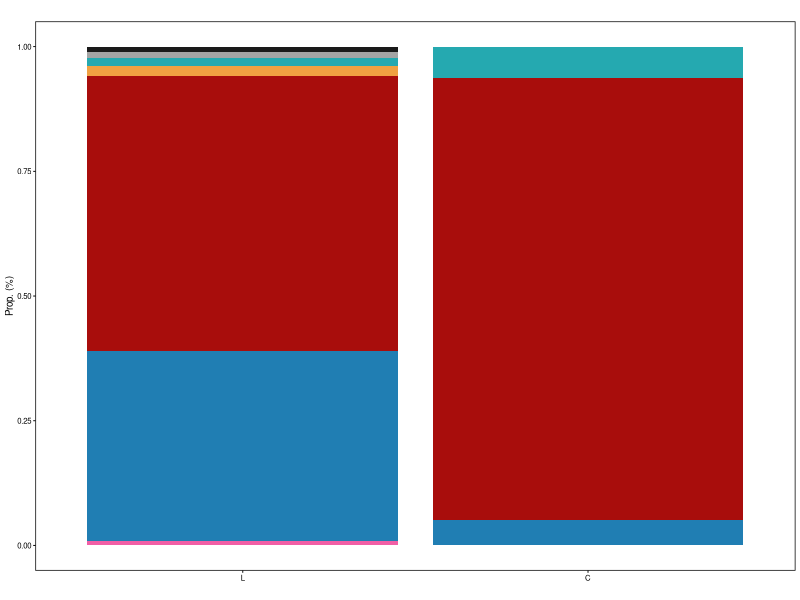

The R script that drew this image:
library(ggplot2)
library(reshape2)

countdf <- read.delim('cell_count.txt')
colnames(countdf) <- c('celltype', 'L', 'C')
countdf.m <- melt(countdf)
colnames(countdf.m) <- c('celltype', 'Origin', 'Proportion')
countdf.m$celltype <- factor(countdf.m$celltype, levels = rev(c('PSC', 'PH', 'PM', 'LM', 'CC', 'GST-rich', 'Adipohemocyte')))

ggplot(countdf.m, aes(Origin, Proportion, fill = celltype)) +
  geom_bar(stat = 'identity', position = 'fill') +
  scale_fill_manual(values = rev(c('#f15fa6', '#207eb3', '#a80d0c', '#f0a142', '#25a9b0', '#a4a4a4', '#1a1a1a'))) +
  labs(title = '', x = '', y = 'Prop. (%)') + 
  theme_bw(base_size = 7) +
  theme(axis.text = element_text(colour = 'black'),
        axis.ticks = element_line(colour = 'black'),
        panel.grid = element_blank(),
        legend.position = 'None')
#ggsave('cell_count.pdf', units = 'cm', width = 2, height = 3)

